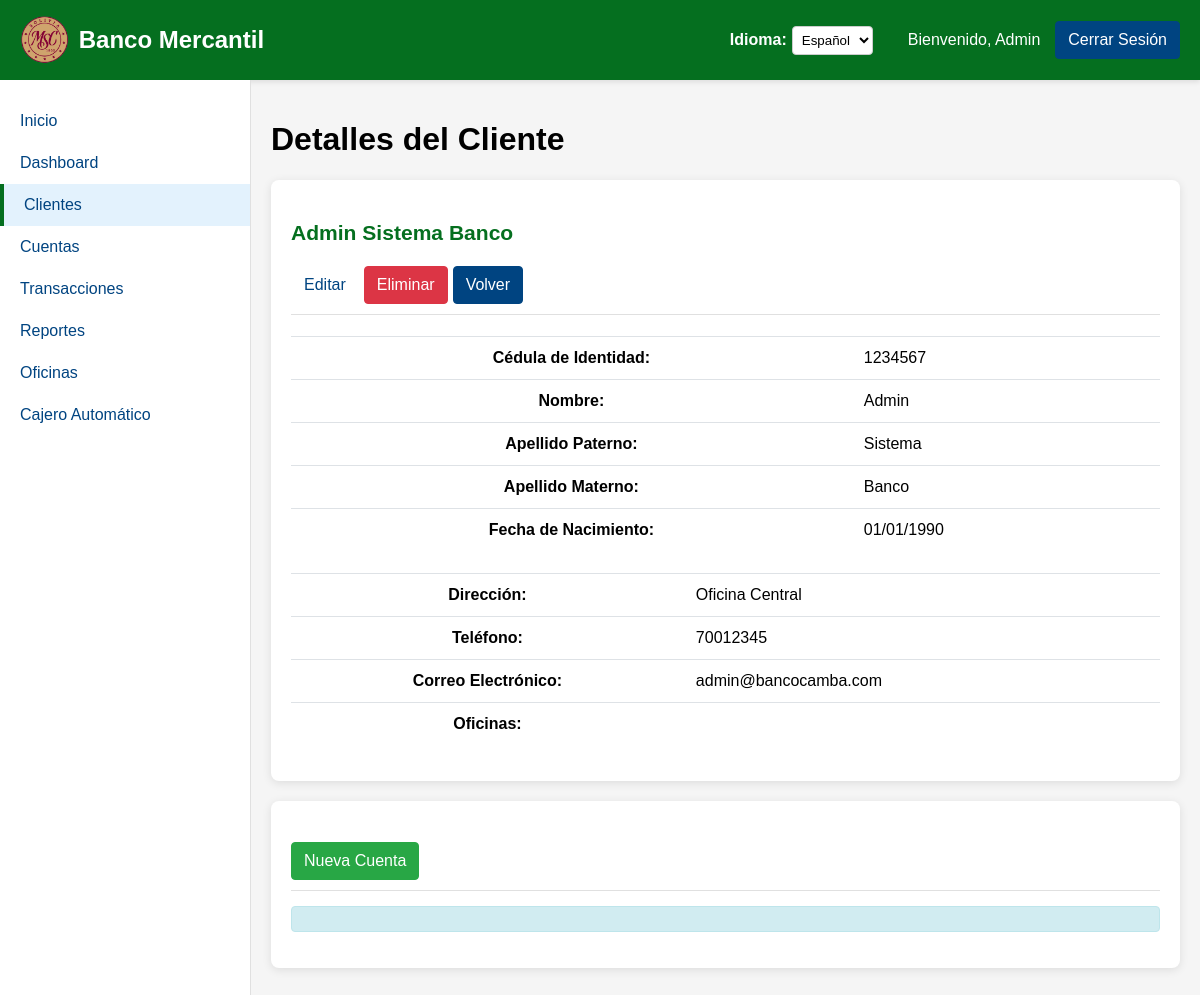
/index.php?controller=cliente&action=ver&id=1 (signed in), run on the app's committed database.
### tables this page shows
CREATE TABLE persona (
    idPersona INT not null AUTO_INCREMENT,
    hash varchar(50) COMMENT 'hash',
    nombre VARCHAR(100) NOT NULL,
    apellidoMaterno VARCHAR(100) NOT NULL,
    apellidoPaterno VARCHAR(100) NOT NULL,
    direccion VARCHAR(255),
    telefono VARCHAR(20),
    email VARCHAR(100),
    fechaNacimiento DATE,
    ci VARCHAR(20),
    idOficina INT,
    CONSTRAINT PK_Persona PRIMARY KEY (idPersona),
    CONSTRAINT FK_Persona FOREIGN KEY (idOficina) REFERENCES oficina (idOficina)
);

### controllers/ClienteController.php (called while the page is built, shortened)
<?php
class ClienteController {
    private $db;
    private $session;
    public function __construct() {
        $database = new Database();
        $this->db = $database->connect();
        $this->session = new Session();
    }
    public function ver() {
        global $lang;
        $idCliente = (int)$_GET['id'];
        $cliente = new Cliente($this->db);
        $cliente->idPersona = $idCliente;
        if (!$cliente->obtenerUno()) {
            $this->session->setFlashMessage('error', $lang['client_not_found']);
            header('Location: index.php?controller=cliente&action=listar');
            exit;
        }
        $cuenta = new Cuenta($this->db);
        $result = $cuenta->obtenerPorCliente($idCliente);
        $cuentas = $result->fetchAll(PDO::FETCH_ASSOC);
        include_once 'views/main.php';
    }
}
?>

### config/database.php (called while the page is built, shortened)
<?php
class Database {
    private $host = 'localhost';
    private $db_name = 'banca-mercantil';
    private $username = 'root';
    private $password = '';
    public function connect() {
        $this->conn = null;
        try {
            $this->conn = new PDO(
                'mysql:host=' . $this->host . ';dbname=' . $this->db_name,
                $this->username,
                $this->password
            );
            $this->conn->setAttribute(PDO::ATTR_ERRMODE, PDO::ERRMODE_EXCEPTION);
            $this->conn->exec("SET NAMES utf8");
        } catch(PDOException $e) {
            echo 'Connection Error: ' . $e->getMessage();
        }
        return $this->conn;
    }
}
?>

### models/Cliente.php (called while the page is built, shortened)
<?php
class Cliente {
    private $conn;
    public $idPersona;
    public function __construct($db) {
        $this->conn = $db;
    }
    public function obtenerUno() {
        $query = "SELECT p.*, o.nombre as oficina_nombre
                 FROM Persona p
                 INNER JOIN Oficina o ON p.idOficina = o.idOficina
                 WHERE p.idPersona = :id";
        $stmt = $this->conn->prepare($query);
        $stmt->bindParam(':id', $this->idPersona);
        $stmt->execute();
        $row = $stmt->fetch(PDO::FETCH_ASSOC);
        if ($row) {
            $this->nombre = $row['nombre'];
            $this->apellidoPaterno = $row['apellidoPaterno'];
            $this->apellidoMaterno = $row['apellidoMaterno'];
            $this->direccion = $row['direccion'];
            $this->telefono = $row['telefono'];
            $this->email = $row['email'];
            $this->fechaNacimiento = $row['fechaNacimiento'];
            $this->ci = $row['ci'];
            return true;
        }
        return false;
    }
}
?>

### models/Cuenta.php (called while the page is built, shortened)
<?php
class Cuenta {
    private $conn;
    public function __construct($db) {
        $this->conn = $db;
    }
    public function obtenerPorCliente($idPersona) {
        $query = "SELECT * FROM Cuenta WHERE idPersona = :idPersona ORDER BY fechaApertura DESC";
        $stmt = $this->conn->prepare($query);
        $stmt->bindParam(':idPersona', $idPersona);
        $stmt->execute();
        return $stmt;
    }
}
?>

### views/clientes/ver.php (the view, shortened to what this page needs)
<h1><?php echo $lang['client_details']; ?></h1>
<div class="card">
    <div class="card-header">
        <div class="row">
            <div class="col-md-8">
                <h3><?php echo htmlspecialchars($cliente->nombre . ' ' . $cliente->apellidoPaterno . ' ' . $cliente->apellidoMaterno); ?></h3>
            </div>
            <div class="col-md-4 text-right">
                <a href="index.php?controller=cliente&action=editar&id=<?php echo $cliente->idPersona; ?>" class="btn btn-warning">
                    <i class="icon-edit"></i> <?php echo $lang['edit']; ?>
                </a>
                <?php if (count($cuentas) == 0): ?>
                    <a href="index.php?controller=cliente&action=eliminar&id=<?php echo $cliente->idPersona; ?>" class="btn btn-danger delete-button" onclick="return confirm('<?php echo $lang['confirm_delete']; ?>')">
                        <i class="icon-trash"></i> <?php echo $lang['delete']; ?>
                    </a>
                <?php endif; ?>
                <a href="index.php?controller=cliente&action=listar" class="btn btn-secondary">
                    <i class="icon-arrow-left"></i> <?php echo $lang['back']; ?>
                </a>
            </div>
        </div>
    </div>
    <div class="card-body">
        <div class="row">
            <div class="col-md-6">
                <table class="table table-borderless">
                    <tr>
                        <th><?php echo $lang['id_number']; ?>:</th>
                        <td><?php echo htmlspecialchars($cliente->ci); ?></td>
                    </tr>
                    <tr>
                        <th><?php echo $lang['name']; ?>:</th>
                        <td><?php echo htmlspecialchars($cliente->nombre); ?></td>
                    </tr>
                    <tr>
                        <th><?php echo $lang['paternal_last_name']; ?>:</th>
                        <td><?php echo htmlspecialchars($cliente->apellidoPaterno); ?></td>
                    </tr>
                    <tr>
                        <th><?php echo $lang['maternal_last_name']; ?>:</th>
                        <td><?php echo htmlspecialchars($cliente->apellidoMaterno); ?></td>
                    </tr>
                    <tr>
                        <th><?php echo $lang['birth_date']; ?>:</th>
                        <td><?php echo $cliente->fechaNacimiento ? date('d/m/Y', strtotime($cliente->fechaNacimiento)) : '-'; ?></td>
                    </tr>
                </table>
            </div>
            <div class="col-md-6">
                <table class="table table-borderless">
                    <tr>
                        <th><?php echo $lang['address']; ?>:</th>
                        <td><?php echo htmlspecialchars($cliente->direccion); ?></td>
                    </tr>
                    <tr>
                        <th><?php echo $lang['phone']; ?>:</th>
                        <td><?php echo htmlspecialchars($cliente->telefono); ?></td>
                    </tr>
                    <tr>
                        <th><?php echo $lang['email']; ?>:</th>
                        <td><?php echo htmlspecialchars($cliente->email); ?></td>
                    </tr>
                    <tr>
                        <th><?php echo $lang['branches']; ?>:</th>
                        <td><?php
                        ?></td>
                    </tr>
                </table>
            </div>
        </div>
    </div>
</div>
<div class="card mt-4">
    <div class="card-header">
        <div class="d-flex justify-content-between align-items-center">
            <a href="index.php?controller=cuenta&action=crear&idCliente=<?php echo $cliente->idPersona; ?>" class="btn btn-success">
                <i class="icon-plus"></i> <?php echo $lang['new_account']; ?>
            </a>
        </div>
    </div>
    <div class="card-body">
        <?php if (count($cuentas) > 0): ?>
            <div class="table-responsive">
                <table class="table table-striped">
                    <thead>
                        <tr>
                            <th>#</th>
                            <th><?php echo $lang['account_number']; ?></th>
                            <th><?php echo $lang['account_type']; ?></th>
                            <th><?php echo $lang['currency']; ?></th>
                            <th><?php echo $lang['balance']; ?></th>
                            <th><?php echo $lang['opening_date']; ?></th>
                            <th><?php echo $lang['status']; ?></th>
                            <th><?php echo $lang['actions']; ?></th>
                        </tr>
                    </thead>
                    <tbody>
                        <?php foreach ($cuentas as $cuenta): ?>
                            <tr>
                                <td><?php echo $cuenta['idCuenta']; ?></td>
                                <td><?php echo htmlspecialchars($cuenta['nroCuenta']); ?></td>
                                <td>
                                    <?php
                                    if ($cuenta['tipoCuenta'] == 1) {
                                        echo $lang['savings_account'];
                                    } else {
                                        echo $lang['checking_account'];
                                    }
                                    ?>
                                </td>
                                <td>
                                    <?php
                                    if ($cuenta['tipoMoneda'] == 1) {
                                        echo $lang['bolivianos'];
                                    } else {
                                        echo $lang['dollars'];
                                    }
                                    ?>
                                </td>
                                <td><?php echo number_format($cuenta['saldo'], 2); ?></td>
                                <td><?php echo date('d/m/Y', strtotime($cuenta['fechaApertura'])); ?></td>
                                <td>
                                    <?php if ($cuenta['estado'] == 1): ?>
                                        <span class="badge" style="background-color: #28a745;"><?php echo $lang['active']; ?></span>
                                    <?php else: ?>
                                        <span class="badge" style="background-color: #dc3545;"><?php echo $lang['inactive']; ?></span>
                                    <?php endif; ?>
                                </td>
                                <td>
                                    <div class="btn-group" role="group">
                                        <a href="index.php?controller=cuenta&action=ver&id=<?php echo $cuenta['idCuenta']; ?>" class="btn btn-sm btn-info" title="<?php echo $lang['view']; ?>">
                                            <i class="icon-eye"></i>
                                        </a>
                                        <a href="index.php?controller=cuenta&action=editar&id=<?php echo $cuenta['idCuenta']; ?>" class="btn btn-sm btn-warning" title="<?php echo $lang['edit']; ?>">
                                            <i class="icon-edit"></i>
                                        </a>
                                        <a href="index.php?controller=transaccion&action=depositar&idCuenta=<?php echo $cuenta['idCuenta']; ?>" class="btn btn-sm btn-success" title="<?php echo $lang['deposit']; ?>">
                                            <i class="icon-arrow-down"></i>
                                        </a>
                                        <a href="index.php?controller=transaccion&action=retirar&idCuenta=<?php echo $cuenta['idCuenta']; ?>" class="btn btn-sm btn-danger" title="<?php echo $lang['withdrawal']; ?>">
                                            <i class="icon-arrow-up"></i>
                                        </a>
                                    </div>
                                </td>
                            </tr>
                        <?php endforeach; ?>
                    </tbody>
                </table>
            </div>
        <?php else: ?>
            <div class="alert alert-info">
            </div>
        <?php endif; ?>
    </div>
</div>

### assets/css/styles.css (style rules this page uses)
:root { --primary-color: #056f1f; --secondary-color: #004481; --light-color: #ffffff; --border-color: #e0e0e0; --hover-color: #033d11; --danger-color: #dc3545; --success-color: #28a745; --warning-color: #ffc107; --info-color: #17a2b8; }
body { font-family: 'Arial', sans-serif; background-color: #f5f5f5; margin: 0; padding: 0; min-height: 100vh; }
a { color: var(--secondary-color); text-decoration: none; }
.card { background-color: var(--light-color); border-radius: 8px; box-shadow: 0 2px 10px rgba(0,0,0,0.1); padding: 20px; margin-bottom: 20px; }
.card-header { font-size: 18px; font-weight: bold; margin-bottom: 15px; color: var(--primary-color); border-bottom: 1px solid var(--border-color); padding-bottom: 10px; }
.btn { display: inline-block; font-weight: 400; text-align: center; white-space: nowrap; vertical-align: middle; user-select: none; border: 1px solid transparent; padding: 0.375rem 0.75rem; font-size: 1rem; line-height: 1.5; border-radius: 0.25rem; transition: color 0.15s ease-in-out, background-color 0.15s ease-in-out, border-color 0.15s ease-in-out, box-shadow 0.15s ease-in-out; cursor: pointer; }
.btn-secondary { color: #fff; background-color: var(--secondary-color); border-color: var(--secondary-color); }
.btn-danger { color: #fff; background-color: var(--danger-color); border-color: var(--danger-color); }
.btn-success { color: #fff; background-color: var(--success-color); border-color: var(--success-color); }
.table { width: 100%; border-collapse: collapse; margin-bottom: 1rem; background-color: transparent; }
.table th, .table td { padding: 0.75rem; vertical-align: top; border-top: 1px solid #dee2e6; }
.alert { position: relative; padding: 0.75rem 1.25rem; margin-bottom: 1rem; border: 1px solid transparent; border-radius: 0.25rem; }
.alert-info { color: #0c5460; background-color: #d1ecf1; border-color: #bee5eb; }

### data on the page
persona: nombre+apellidoPaterno+apellidoMaterno "Admin Sistema Banco", ci "1234567", nombre "Admin", apellidoPaterno "Sistema", apellidoMaterno "Banco", fechaNacimiento "01/01/1990", direccion "Oficina Central", telefono "70012345", email "admin@bancocamba.com"

### other printed values
$lang['welcome'] "Bienvenido"
$_SESSION['nombre'] "Admin"
$lang['logout'] "Cerrar Sesión"
$lang['home'] "Inicio"
$lang['dashboard'] "Dashboard"
$lang['clients'] "Clientes"
$lang['accounts'] "Cuentas"
$lang['transactions'] "Transacciones"
$lang['reports'] "Reportes"
$lang['branches'] "Oficinas"
$lang['atm'] "Cajero Automático"
$lang['client_details'] "Detalles del Cliente"
$lang['edit'] "Editar"
$lang['delete'] "Eliminar"
$lang['back'] "Volver"
